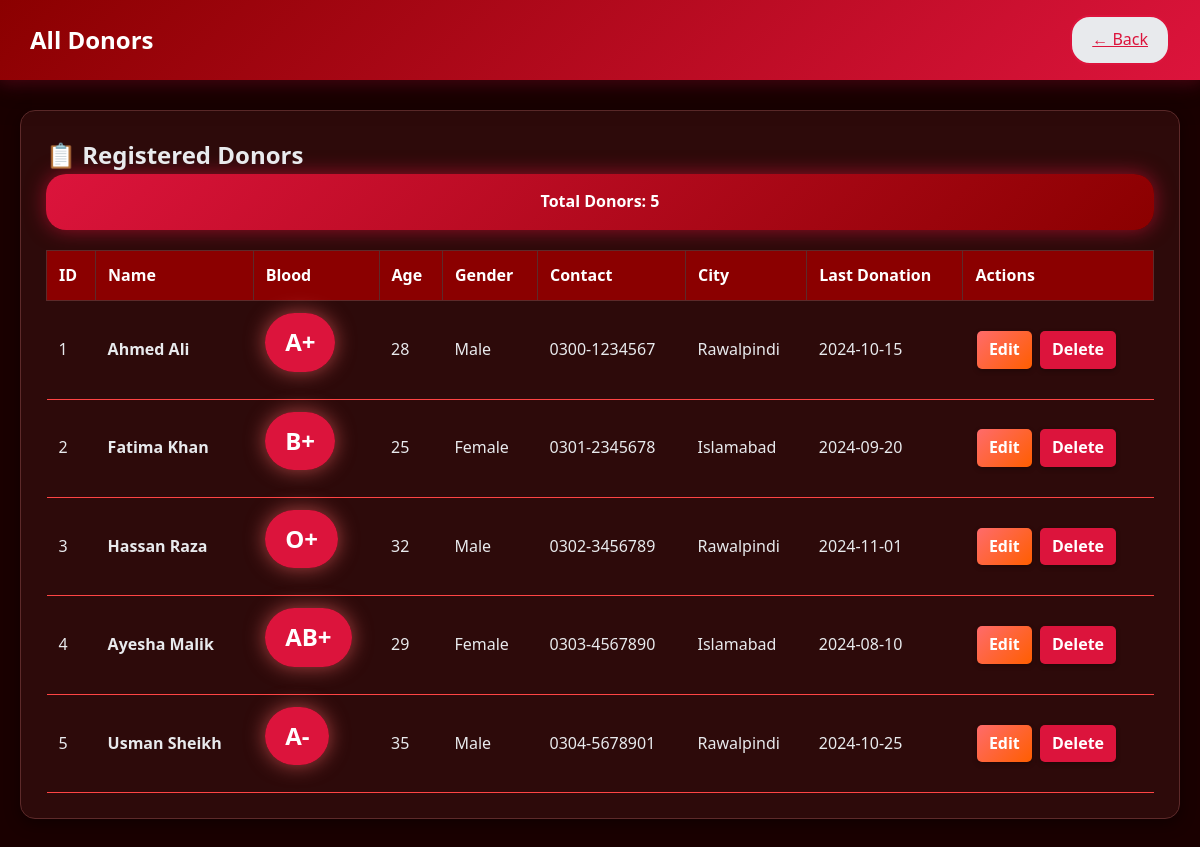
Page /donorServices/view_donors.php (signed in) on the committed database.
### tables this page shows
CREATE TABLE donors (
    id INT PRIMARY KEY AUTO_INCREMENT,
    admin_id INT NOT NULL,
    name VARCHAR(100) NOT NULL,
    blood_group VARCHAR(5) NOT NULL,
    age INT NOT NULL CHECK (age >= 18),
    gender VARCHAR(10) NOT NULL CHECK (gender IN ('Male','Female','Other')),
    contact VARCHAR(15) NOT NULL,
    email VARCHAR(100),
    city VARCHAR(50) NOT NULL,
    address TEXT NOT NULL,
    last_donation_date DATE,
    created_at TIMESTAMP DEFAULT CURRENT_TIMESTAMP,
    FOREIGN KEY (admin_id) REFERENCES admins(id)
);

### donorServices/view_donors.php (the view, shortened to what this page needs)
<?php
require_once 'config.php';
$sql = "SELECT * FROM donors ORDER BY created_at DESC";
$result = mysqli_query($conn, $sql);
?>
<!DOCTYPE html>
<html lang="en">
<head>
    <link rel="stylesheet" href="style.css">
</head>
<body>
    <nav class="navbar">
        <h1>All Donors</h1>
        <a href="dashboard.php" class="btn-back">← Back</a>
    </nav>
    <div class="container">
        <div class="table-card">
            <h2>📋 Registered Donors</h2>
            <div class="stats">
                Total Donors: <strong><?= mysqli_num_rows($result) ?></strong>
            </div>
            <?php if (mysqli_num_rows($result) > 0): ?>
                <table>
                    <thead>
                        <tr>
                            <th>ID</th>
                            <th>Name</th>
                            <th>Blood</th>
                            <th>Age</th>
                            <th>Gender</th>
                            <th>Contact</th>
                            <th>City</th>
                            <th>Last Donation</th>
                            <th>Actions</th>
                        </tr>
                    </thead>
                    <tbody>
                        <?php while ($donor = mysqli_fetch_assoc($result)): ?>
                            <tr>
                                <td><?= $donor['id'] ?></td>
                                <td><strong><?= htmlspecialchars($donor['name']) ?></strong></td>
                                <td><span class="blood-badge"><?= $donor['blood_group'] ?></span></td>
                                <td><?= $donor['age'] ?></td>
                                <td><?= $donor['gender'] ?></td>
                                <td><?= $donor['contact'] ?></td>
                                <td><?= $donor['city'] ?></td>
                                <td><?= $donor['last_donation_date'] ?: 'N/A' ?></td>
                                <td>
                                    <a href="edit_donor.php?id=<?= $donor['id'] ?>" class="action-btn btn-edit">Edit</a>
                                    <a href="delete_donor.php?id=<?= $donor['id'] ?>" class="action-btn btn-delete">Delete</a>
                                </td>
                            </tr>
                        <?php endwhile; ?>
                    </tbody>
                </table>
            <?php else: ?>
                <div class="no-data">No donors found.</div>
            <?php endif; ?>
        </div>
    </div>
</body>
</html>

### utilities/style.css (style rules this page uses)
:root { --primary-color: #dc143c; --secondary-color: #8b0000; --accent-color: #ff6b6b; --success-color: #ff4444; --warning-color: #ff8800; --green-color: #00cc00; --new-color:rgb(255, 94, 0); --bg-color: #1a0000; --bg-card: #2d0a0a; --white: #ffffff; --light-gray: #3d1a1a; --border-color: #5d2a2a; --text-dark: #e8eaed; --text-light: #c8aab8; --text-white: #ffffff; --spacing-xs: 5px; --spacing-sm: 10px; --spacing-md: 20px; --spacing-lg: 30px; --spacing-xl: 40px; --radius-sm: 5px; --radius-md: 8px; --radius-lg: 15px; --radius-round: 50px; --shadow-sm: 0 2px 5px rgba(0,0,0,0.3); --shadow-md: 0 5px 15px rgba(0,0,0,0.4); --shadow-lg: 0 10px 30px rgba(0,0,0,0.5); --glow-primary: 0 0 20px rgba(220, 20, 60, 0.6); --glow-accent: 0 0 20px rgba(255, 107, 107, 0.6); --glow-success: 0 0 20px rgba(255, 68, 68, 0.6); --transition: 0.3s ease; }
* { margin: 0; padding: 0; box-sizing: border-box; }
body { font-family: 'Segoe UI', Tahoma, Geneva, Verdana, sans-serif; background: var(--bg-color); color: var(--text-dark); line-height: 1.6; }
.navbar { background: linear-gradient(135deg, var(--secondary-color), var(--primary-color)); padding: 15px var(--spacing-lg); color: var(--text-white); display: flex; justify-content: space-between; align-items: center; box-shadow: var(--shadow-lg), var(--glow-primary); position: relative; overflow: hidden; }
.navbar::before { content: ''; position: absolute; top: 0; left: -100%; width: 100%; height: 100%; background: linear-gradient(90deg, transparent, rgba(255, 255, 255, 0.1), transparent ); animation: shimmer 3s infinite; }
.navbar h1 { font-size: 1.5em; font-weight: 600; text-align: center; }
.btn-back { background: var(--text-dark); color: var(--primary-color); padding: var(--spacing-sm) var(--spacing-md); border-radius: 20px; border: 2px solid var(--primary-color); }
.container { max-width: 1200px; margin: var(--spacing-lg) auto; padding: 0 var(--spacing-md); }
.blood-badge { display: inline-block; padding: var(--spacing-sm) var(--spacing-md); background: linear-gradient(135deg, var(--primary-color), var(--primary-color)); color: var(--text-white); font-size: 1.5em; font-weight: bold; border-radius: var(--radius-round); margin-bottom: 15px; box-shadow: var(--glow-accent); animation: pulse 3s infinite; }
.table-card { background: var(--bg-card); padding: 25px; border-radius: var(--radius-lg); box-shadow: var(--shadow-md); overflow-x: auto; border: 1px solid var(--border-color); animation: slideIn 0.5s ease; }
.stats { background: linear-gradient(135deg, var(--primary-color), var(--secondary-color)); padding: 15px; border-radius: 20px; text-align: center; color: var(--text-white); margin-bottom: var(--spacing-md); font-weight: bold; box-shadow: var(--glow-primary); }
table { width: 100%; border-collapse: collapse; min-width: 1000px; }
th { background: linear-gradient(135deg, var(--secondary-color), var(--secondary-color)); color: var(--text-white); padding: 12px; text-align: left; font-weight: 600; border: 1px solid var(--border-color); }
td { padding: 12px; border-bottom: 1px solid var(--success-color); color: var(--text-dark); }
tr { transition: var(--transition); }
.action-btn { padding: 6px 12px; border-radius: var(--radius-sm); text-decoration: none; font-weight: bold; display: inline-block; margin: 2px; transition: var(--transition); box-shadow: var(--shadow-sm); }
.btn-edit { background: linear-gradient(135deg, var(--accent-color), var(--new-color)); color: var(--text-white); }
.btn-delete { background: linear-gradient(135deg, var(--primary-color), var(--primary-color)); color: var(--text-white); }

### rows in the picture
donors: id "1", name "Ahmed Ali", blood_group "A+", age "28", gender "Male", contact "0300-1234567", city "Rawalpindi", last_donation_date "2024-10-15"
donors: id "2", name "Fatima Khan", blood_group "B+", age "25", gender "Female", contact "0301-2345678", city "Islamabad", last_donation_date "2024-09-20"
donors: id "3", name "Hassan Raza", blood_group "O+", age "32", gender "Male", contact "0302-3456789", city "Rawalpindi", last_donation_date "2024-11-01"
donors: id "4", name "Ayesha Malik", blood_group "AB+", age "29", gender "Female", contact "0303-4567890", city "Islamabad", last_donation_date "2024-08-10"
donors: id "5", name "Usman Sheikh", blood_group "A-", age "35", gender "Male", contact "0304-5678901", city "Rawalpindi", last_donation_date "2024-10-25"

### other values in the picture
mysqli_num_rows($result) "5"
